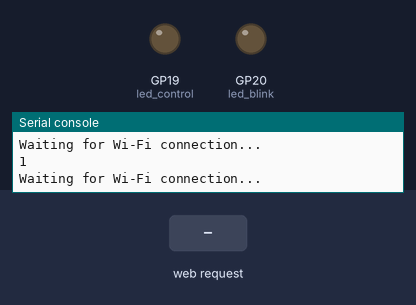
A program run on a simulated Raspberry Pi Pico running MicroPython. Parts: output pins drawn as LEDs (lit = HIGH), the last lines printed to the serial console. Dashed ring = blinking. The inputs (shaded band) are chosen by the test bench. WiFi joins after 1.5 s.

Above: at 1.2 s.
1.3 s: HTTP request GET /lighton? received
At 2.25 s:
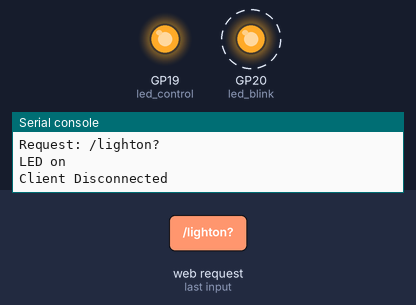
4.3 s: HTTP request GET /lightoff? received
At 5.4 s:
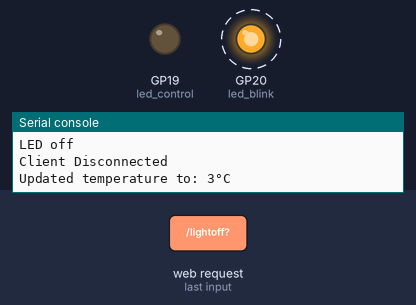
Timing chart, 0 to 16.3 s (numbered marks = the images above; inputs shaded):
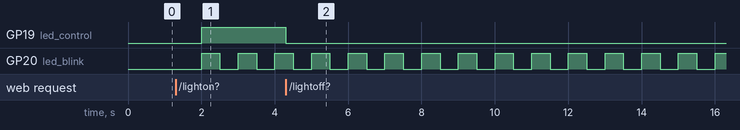

Measured:
- after the input at 1.3 s, GP19 (led_control): LOW → HIGH after 0.71 s
- after the input at 4.3 s, GP19 (led_control): HIGH → LOW at once
- by itself, GP20 (led_blink): alternates HIGH for 0.50 s and LOW for 0.50 s

The program:

main.py
```python
# Rui Santos & Sara Santos - Random Nerd Tutorials
# Complete project details at https://RandomNerdTutorials.com/raspberry-pi-pico-w-asynchronous-web-server-micropython/

# Import necessary modules
import network
import socket
import time
from machine import Pin, ADC
import uasyncio as asyncio
# Wi-Fi credentials
ssid = 'NhaNghiBamBooK2-3'
password = '0913860306@@@'

# Create several LEDs
led_blink = Pin(20, Pin.OUT)
led_control = Pin(19, Pin.OUT)

# Initialize variables
state = "OFF"
temperature = 1  # Starting value for auto-incrementing temperature

# Auto-incrementing temperature counter
def get_next_temperature(current_temp):
    # Increment temperature and reset to 1 if it exceeds 100
    next_temp = current_temp + 1
    if next_temp > 100:
        next_temp = 1
    return next_temp
#kkk kkkk kkk
# HTML template for the webpage
def webpage(temperature, state):
    html = f"""
        <!DOCTYPE html>
        <html>
        <head>
            <title>Pico Web Server</title>
            <meta name="viewport" content="width=device-width, initial-scale=1">
            <meta charset="UTF-8">
            <style>
                body {{
                    font-family: Arial, sans-serif;
                    max-width: 800px;
                    margin: 0 auto;
                    padding: 20px;
                    text-align: center;
                    background-color: #f5f5f5;
                }}
                h1 {{
                    color: #2c3e50;
                    margin-bottom: 30px;
                }}
                h2 {{
                    color: #3498db;
                    margin-top: 30px;
                }}
                .control-panel {{
                    background-color: white;
                    border-radius: 10px;
                    padding: 20px;
                    margin: 20px 0;
                    box-shadow: 0 4px 6px rgba(0, 0, 0, 0.1);
                }}
                .btn {{
                    background-color: #3498db;
                    color: white;
                    border: none;
                    padding: 15px 32px;
                    text-align: center;
                    text-decoration: none;
                    display: inline-block;
                    font-size: 18px;
                    margin: 10px 5px;
                    cursor: pointer;
                    border-radius: 8px;
                    min-width: 200px;
                    transition: background-color 0.3s;
                }}
                .btn-on {{
                    background-color: #2ecc71;
                }}
                .btn-off {{
                    background-color: #e74c3c;
                }}
                .btn-fetch {{
                    background-color: #9b59b6;
                }}
                .btn:hover {{
                    opacity: 0.9;
                    transform: scale(1.05);
                }}
                .status {{
                    font-size: 18px;
                    font-weight: bold;
                    margin: 15px 0;
                }}
                .status-on {{
                    color: #2ecc71;
                }}
                .status-off {{
                    color: #e74c3c;
                }}
                @media (max-width: 600px) {{
                    .btn {{
                        width: 80%;
                        padding: 20px;
                        font-size: 20px;
                    }}
                }}
            </style>
        </head>
        <body>
            <h1>Raspberry Pi Pico Web Server</h1>

            <div class="control-panel">
                <h2>LED Control</h2>
                <form action="./lighton">
                    <input type="submit" class="btn btn-on" value="TURN ON LIGHT" />
                </form>
                <form action="./lightoff">
                    <input type="submit" class="btn btn-off" value="TURN OFF LIGHT" />
                </form>
                <p class="status {('status-on' if state=='ON' else 'status-off')}">
                    Light status: {state}
                </p>
            </div>

            <div class="control-panel">
                <h2>Auto Temperature Display</h2>
                <p class="status">Temperature: <span id="temperature-value">{temperature}</span>&deg;C</p>
                <p>(Auto-incrementing from 1 to 100 every 3 seconds)</p>
            </div>

            <script>
                // Function to fetch the current temperature
                async function fetchTemperature() {{
                    try {{
                        const response = await fetch('./temperature');
                        const data = await response.json();
                        document.getElementById('temperature-value').textContent = data.temperature;
                    }} catch (error) {{
                        console.error('Error fetching temperature:', error);
                    }}
                }}

                // Update temperature every 3 seconds without page refresh
                setInterval(fetchTemperature, 3000);
            </script>
        </body>
        </html>
        """
    return str(html)

# Init Wi-Fi Interface
def init_wifi(ssid, password):
    wlan = network.WLAN(network.STA_IF)
    wlan.active(True)
    # Connect to your network
    wlan.connect(ssid, password)
    # Wait for Wi-Fi connection
    connection_timeout = 10
    while connection_timeout > 0:
        print(wlan.status())
        if wlan.status() >= 3:
            break
        connection_timeout -= 1
        print('Waiting for Wi-Fi connection...')
        time.sleep(1)
    # Check if connection is successful
    if wlan.status() != 3:
        print('Failed to connect to Wi-Fi')
        return False
    else:
        print('Connection successful!')
        network_info = wlan.ifconfig()
        print('IP address:', network_info[0])
        return True

# Asynchronous functio to handle client's requests
async def handle_client(reader, writer):
    global state

    print("Client connected")
    request_line = await reader.readline()
    print('Request:', request_line)

    # Skip HTTP request headers
    while await reader.readline() != b"\r\n":
        pass

    request = str(request_line, 'utf-8').split()[1]
    print('Request:', request)

    # Process the request and update variables
    if request == '/lighton?':
        print('LED on')
        led_control.value(1)
        state = 'ON'
    elif request == '/lightoff?':
        print('LED off')
        led_control.value(0)
        state = 'OFF'
    elif request == '/temperature':
        # Return just the temperature as JSON
        response = f'{{"temperature": {temperature}}}'
        writer.write('HTTP/1.0 200 OK\r\nContent-type: application/json\r\n\r\n')
        writer.write(response)
        await writer.drain()
        await writer.wait_closed()
        print('Temperature data sent')
        return

    # Generate HTML response for regular pages
    response = webpage(temperature, state)

    # Send the HTTP response and close the connection
    writer.write('HTTP/1.0 200 OK\r\nContent-type: text/html; charset=utf-8\r\n\r\n')
    writer.write(response)
    await writer.drain()
    await writer.wait_closed()
    print('Client Disconnected')

async def blink_led():
    while True:
        led_blink.toggle()  # Toggle LED state
        await asyncio.sleep(0.5)  # Blink interval

# Task to periodically update temperature
async def update_temperature():
    global temperature
    while True:
        # Get next temperature in sequence
        temperature = get_next_temperature(temperature)
        print(f"Updated temperature to: {temperature}°C")
        await asyncio.sleep(3)  # Update every 3 seconds

async def main():
    if not init_wifi(ssid, password):
        print('Exiting program.')
        return

    # Initialize temperature value
    global temperature
    temperature = 1  # Start at 1
    print(f"Initial temperature: {temperature}°C")

    # Start the server and run the event loop
    print('Setting up server')
    server = asyncio.start_server(handle_client, "0.0.0.0", 80)
    asyncio.create_task(server)
    asyncio.create_task(blink_led())
    asyncio.create_task(update_temperature())

    while True:
        # Add other tasks that you might need to do in the loop
        await asyncio.sleep(5)
        print('This message will be printed every 5 seconds')


# Create an Event Loop
loop = asyncio.get_event_loop()
# Create a task to run the main function
loop.create_task(main())

try:
    # Run the event loop indefinitely
    loop.run_forever()
except Exception as e:
    print('Error occurred: ', e)
except KeyboardInterrupt:
    print('Program Interrupted by the user')
```
